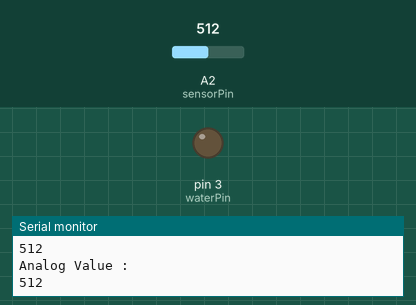
This sketch was run on a simulated Arduino Uno, built with avr-gcc and run on an emulated ATmega328P. Parts: output pins drawn as LEDs (lit = HIGH), the last lines printed to the serial monitor. The inputs (shaded band) are chosen by the test bench; at power-on: A2 (sensorPin) = 512.

Above: at 4.8 s.
4.9 s: A2 (sensorPin) set to 315
11.2 s: A2 (sensorPin) set to 291
At 14.3 s:
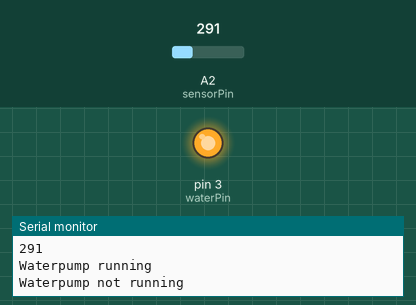
20.5 s: A2 (sensorPin) set to 306
At 21.1 s:
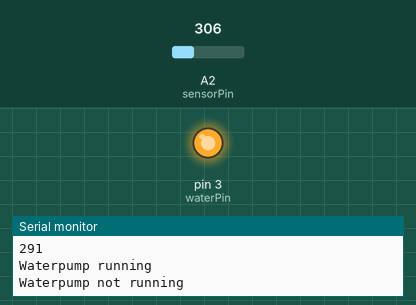
25.5 s: A2 (sensorPin) set to 290
At 28.6 s:
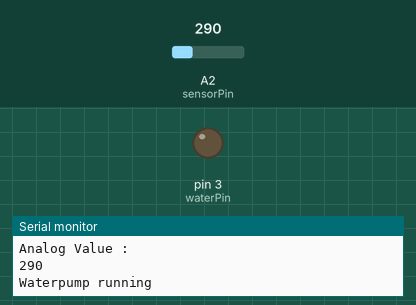
Timing chart, 0 to 35.5 s (numbered marks = the images above; inputs shaded):
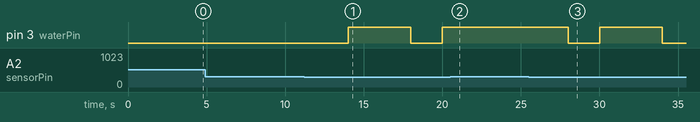

Measured:
- the behaviour switches between 300 and 299 on A2 (sensorPin) (found by bisection; images 0 and 1)
- after the input at 11.2 s, pin 3 (waterPin): LOW → HIGH after 2.8 s, → LOW 4.0 s later, → HIGH 2.0 s later
- after the input at 20.5 s, pin 3 (waterPin): stays HIGH (without the input it goes to LOW after 3.5 s)
- after the input at 25.5 s, pin 3 (waterPin): HIGH → LOW after 2.5 s, → HIGH 2.0 s later, → LOW 4.0 s later

The sketch:

moister_sensor.ino
```cpp
#define sensorPin A2
#define waterPin 3
#define limit 300
#define waterdelay 2000
#define sensordelay 4000

void setup()
{
  Serial.begin(9600);
  pinMode(sensorPin, INPUT);
  pinMode(waterPin, OUTPUT);
}

void loop()
{
  int sensorValue = analogRead (sensorPin);
  Serial.println("Analog Value : ");
  Serial.println(sensorValue);
  if (sensorValue<limit){
    digitalWrite(waterPin, LOW);
    Serial.println("Waterpump running");
    delay(waterdelay);
    digitalWrite(waterPin, HIGH);
    Serial.println("Waterpump not running");
}
delay(sensordelay);
}
```
